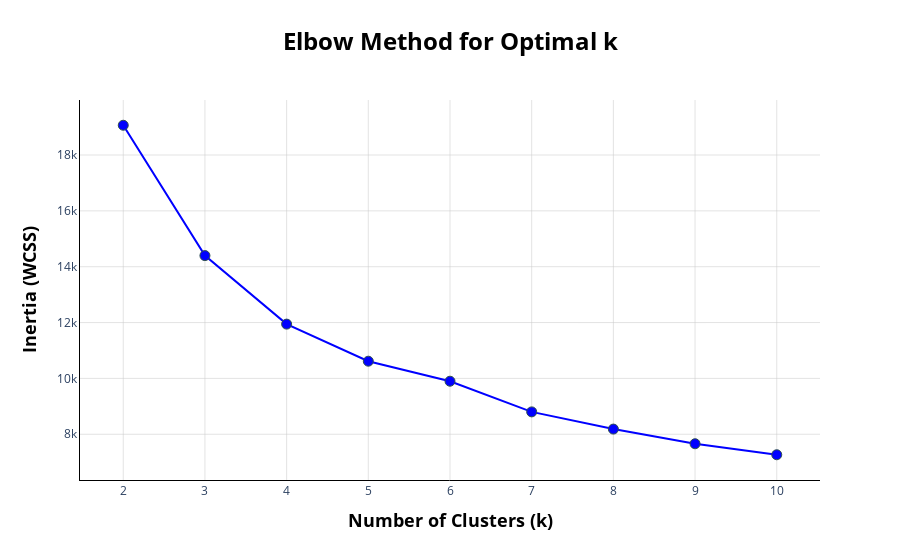

Notebook cell for this chart:
### Code cell
# Plot of itertia vs k (gemini increased presentation of the plot)

fig = go.Figure()

# Add the main trace (the line and markers)
fig.add_trace(go.Scatter(
    x=k_values,
    y=inertias,
    mode='lines+markers',  # Show both the line connecting points and the markers
    name='Inertia',
    marker=dict(color='blue', size=10, line=dict(width=1, color='DarkSlateGrey')),
    line=dict(color='blue', width=2)
))

# Update the layout to add titles and improve aesthetics
fig.update_layout(
    title=dict(
        text='<b>Elbow Method for Optimal k</b>',
        x=0.5, # Center the title
        font=dict(size=24, color='black')
    ),
    xaxis_title=dict(
        text='<b>Number of Clusters (k)</b>',
        font=dict(size=18, color='black')
    ),
    yaxis_title=dict(
        text='<b>Inertia (WCSS)</b>',
        font=dict(size=18, color='black')
    ),
    xaxis=dict(
        dtick=1,  # Ensure we have a tick for every k-value
        gridcolor='rgba(200, 200, 200, 0.5)', # Light grid lines
        zeroline=False,
        showline=True,  
        linewidth=1,  
        linecolor='black'  
    ),
    yaxis=dict(
        gridcolor='rgba(200, 200, 200, 0.5)',
        zeroline=False,
        showline=True, 
        linewidth=1, 
        linecolor='black' 
    ),
    plot_bgcolor='white',  # Set a clean white background
    paper_bgcolor='white',
    hovermode='x unified'  # A nice hover effect
)

fig.show()

### Figure 1 — Plotly figure (JSON) as saved in the notebook; plotly's stock layout.template omitted (floating-point values rounded to 4 significant figures)
{"data": [{"line": {"color": "blue", "width": 2}, "marker": {"color": "blue", "line": {"color": "DarkSlateGrey", "width": 1}, "size": 10}, "mode": "lines+markers", "name": "Inertia", "type": "scatter", "x": [2, 3, 4, 5, 6, 7, 8, 9, 10], "y": [19070.0, 14400.0, 11940.0, 10620.0, 9899.0, 8802.0, 8185.0, 7660.0, 7266.0]}], "layout": {"hovermode": "x unified", "paper_bgcolor": "white", "plot_bgcolor": "white", "title": {"font": {"color": "black", "size": 24}, "text": "<b>Elbow Method for Optimal k</b>", "x": 0.5}, "xaxis": {"dtick": 1, "gridcolor": "rgba(200, 200, 200, 0.5)", "linecolor": "black", "linewidth": 1, "showline": true, "title": {"font": {"color": "black", "size": 18}, "text": "<b>Number of Clusters (k)</b>"}, "zeroline": false}, "yaxis": {"gridcolor": "rgba(200, 200, 200, 0.5)", "linecolor": "black", "linewidth": 1, "showline": true, "title": {"font": {"color": "black", "size": 18}, "text": "<b>Inertia (WCSS)</b>"}, "zeroline": false}}}
